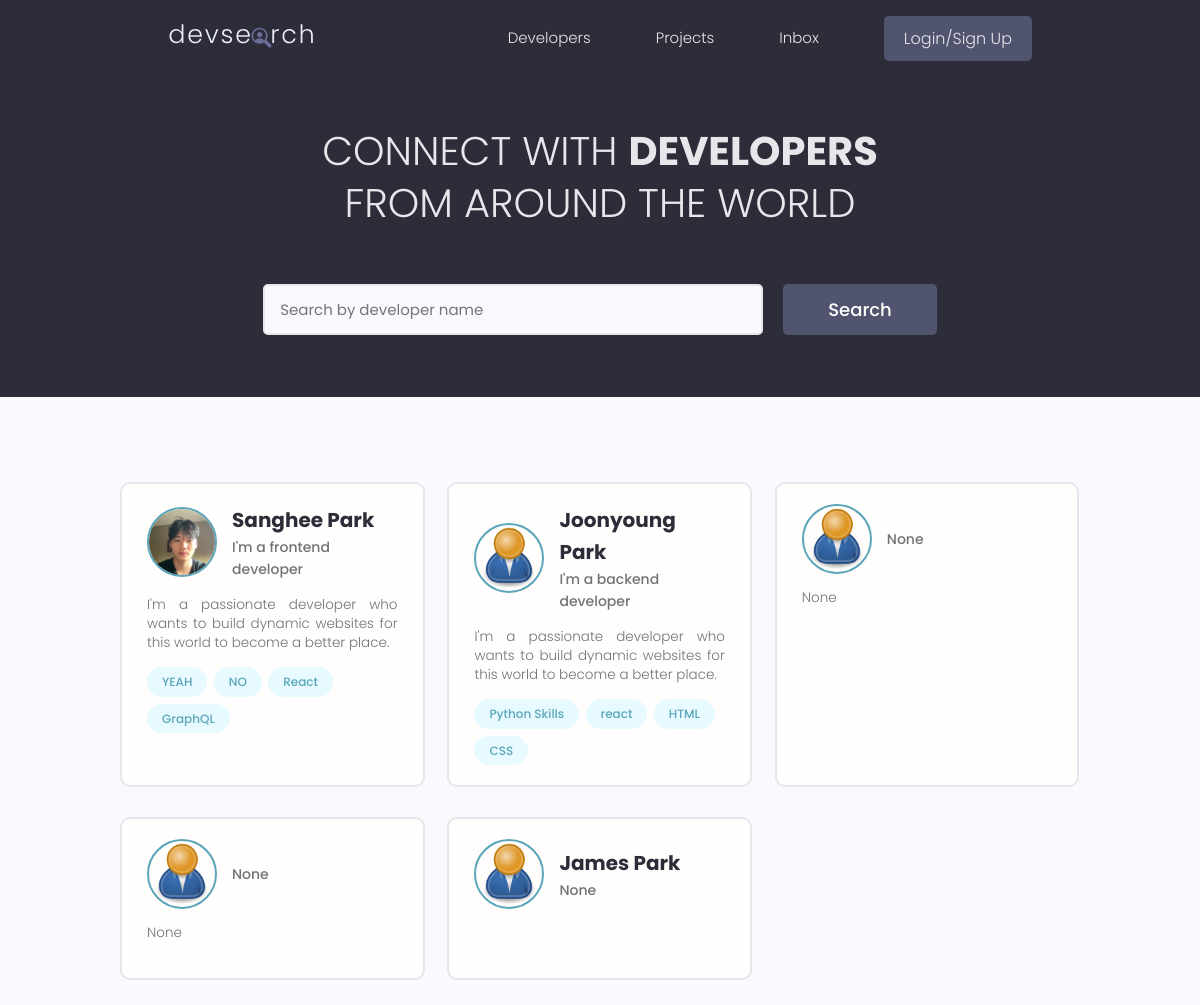
The app's page /, older data.
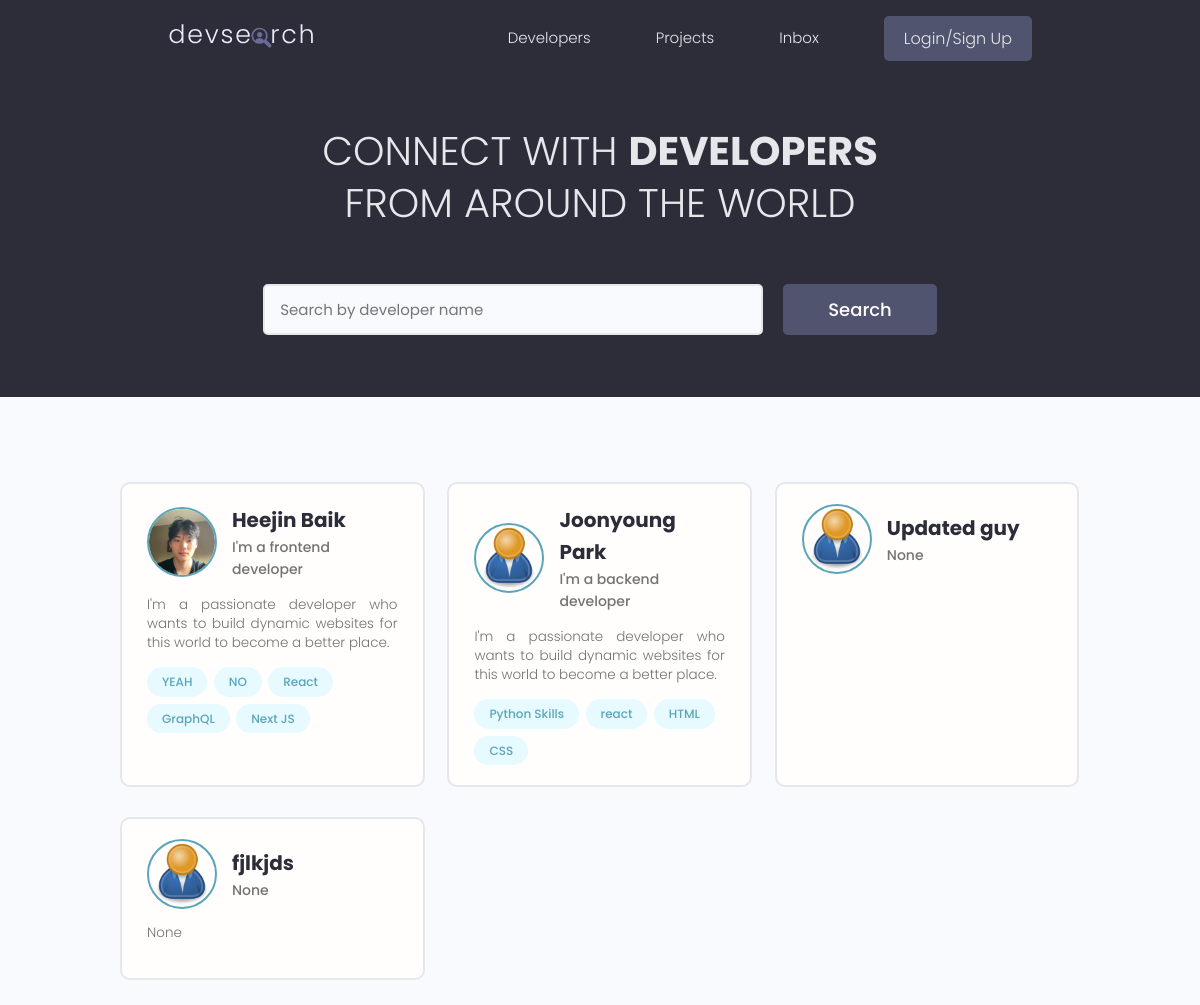
The same page, newer data.
### users/models.py (models this page shows, shortened)
class Profile(models.Model):
    user = models.OneToOneField(
        User, on_delete=models.CASCADE, null=True, blank=True)
    name = models.CharField(max_length=200, blank=True, null=True)
    email = models.EmailField(max_length=500, blank=True, null=True)
    username = models.CharField(max_length=200, blank=True, null=True)
    location = models.CharField(max_length=200, blank=True, null=True)
    short_intro = models.CharField(max_length=200, blank=True, null=True)
    bio = models.TextField(blank=True, null=True)
    profile_image = models.ImageField(
        null=True, blank=True, upload_to='profiles/', default="profiles/user-default.png")
    social_github = models.CharField(max_length=200, blank=True, null=True)
    social_twitter = models.CharField(max_length=200, blank=True, null=True)
    social_linkedin = models.CharField(max_length=200, blank=True, null=True)
    social_youtube = models.CharField(max_length=200, blank=True, null=True)
    social_website = models.CharField(max_length=200, blank=True, null=True)
    created = models.DateTimeField(auto_now_add=True)
    id = models.UUIDField(default=uuid.uuid4, unique=True,
                          primary_key=True, editable=False)

class Skill(models.Model):
    owner = models.ForeignKey(
        Profile, on_delete=models.CASCADE, null=True, blank=True)
    name = models.CharField(max_length=200, blank=True, null=True)
    description = models.TextField(blank=True, null=True)
    created = models.DateTimeField(auto_now_add=True)
    id = models.UUIDField(default=uuid.uuid4, unique=True,
                          primary_key=True, editable=False)
    def __str__(self):
        return str(self.name)

### users/views.py (the view)
# urls.py: path('', views.profiles, name="profiles"),
def profiles(request):
    profiles = Profile.objects.all()
    context = {'profiles': profiles}
    return render(request, 'users/profiles.html', context)

### users/templates/users/profiles.html (shortened to what this page needs)
{% extends 'main.html' %}
{% block content %}
<main class="home">
    <section class="hero-section text-center">
        <div class="container container--narrow">
            <div class="hero-section__box">
                <h2>CONNECT WITH <span>DEVELOPERS</span></h2>
                <h2>FROM AROUND THE WORLD</h2>
            </div>
            <div class="hero-section__search">
                <form class="form" action="#" method="get">
                    <div class="form__field">
                        <input class="input input--text" id="formInput#search" type="text" name="text"
                            placeholder="Search by developer name" />
                    </div>
                    <input class="btn btn--sub btn--lg" type="submit" value="Search" />
                </form>
            </div>
        </div>
    </section>
    <section class="devlist">
        <div class="container">
            <div class="grid grid--three">
                {% for profile in profiles %}
                <div class="column card">
                    <div class="dev">
                        <a href="{% url 'user-profile' profile.id %}" class=" card__body">
                            <div class="dev__profile">
                                <img class="avatar avatar--md" src="{{ profile.profile_image.url}}" alt="image" />
                                <div class="dev__meta">
                                    <h3>{{profile.name}}</h3>
                                    <h5>{{profile.short_intro|slice:"60"}}</h5>
                                </div>
                            </div>
                            <p class="dev__info">{{profile.bio|slice:"150"}}</p>
                            <div class="dev__skills">
                                {% for skill in profile.skill_set.all|slice:"5" %}
                                <span class="tag tag--pill tag--main">
                                    <small>{{skill}}</small>
                                </span>
                                {% endfor %}
                            </div>
                        </a>
                    </div>
                </div>
                {% endfor %}
            </div>
        </div>
    </section>
</main>
{% endblock content %}

### templates/main.html (shortened to what this page needs)
<!DOCTYPE html>
{% load static %}
<html lang="en">
<head>
    <link rel="stylesheet" href="https://cdn.iconmonstr.com/1.3.0/css/iconmonstr-iconic-font.min.css" />
    <link rel="stylesheet" href="{% static 'uikit/styles/uikit.css' %}" />
    <link rel="stylesheet" href="{% static 'styles/app.css' %}" />
</head>
<body>
    {% include 'navbar.html' %}
    {% block content %}
    {% endblock content %}
</body>
</html>

### templates/navbar.html (shortened to what this page needs)
{% load static %}
<header class="header">
    <div class="container container--narrow">
        <a href="{% url 'profiles' %}" class="header__logo">
            <img src="{% static 'images/logo.svg' %}" alt="DevSearch Logo" />
        </a>
        <nav class="header__nav">
            <ul class="header__menu">
                <li class="header__menuItem"><a href="{% url 'profiles' %}">Developers</a></li>
                <li class="header__menuItem"><a href="{% url 'projects' %}">Projects</a></li>
                <li class="header__menuItem"><a href="">Inbox</a></li>
                {% if request.user.is_authenticated %}
                <li class="header__menuItem"><a href="{% url 'create-project' %}">Add Projects</a></li>
                <li class="header__menuItem"><a href="{% url 'account' %}">Account</a></li>
                <li class="header__menuItem"><a href="{% url 'logout' %}" class="btn btn--sub">Logout</a></li>
                {% else %}
                <li class="header__menuItem"><a href="{% url 'login' %}" class="btn btn--sub">Login/Sign Up</a></li>
                {% endif %}
            </ul>
        </nav>
    </div>
</header>

### static/styles/app.css (style rules this page uses)
:root { --color-sub: #2d2d39; }
.btn--sub { background-color: var(--color-sub-light); }
.card { border: 2px solid var(--color-light); }
img { width: 100%; }
.header { position: sticky; z-index: 111; background-color: var(--color-sub); padding: 1.5rem 0; }
.header > .container { display: flex; justify-content: space-between; align-items: center; }
.header__logo > img { height: 3.8rem; }
.header__nav > ul { display: inline-flex; align-items: center; list-style: none; gap: 6.5rem; }
.header__menuItem > a { color: var(--color-light); font-weight: 300; }
.hero-section { height: 40vh; display: flex; align-items: center; background-color: var(--color-sub); }
.hero-section__box { margin-bottom: 4rem; }
.hero-section__box > h2, .hero-section__box > h2 > span { font-size: 4rem; color: var(--color-light); line-height: 1.3; text-transform: uppercase; }
.hero-section__box > h2 { font-weight: 300; }
.hero-section__box > h2 > span { font-weight: 700; }
.hero-section__search > .form { display: flex; align-items: center; justify-content: center; gap: 2rem; }
.hero-section__search > .form input.input--text { width: 50rem; }
.devlist { margin-top: 8rem; }
.devlist .grid { align-items: stretch; }
.devlist .dev .dev__profile { display: flex; align-items: center; gap: 1.5rem; }
.devlist .dev .dev__meta h3 { color: var(--color-sub); font-size: 2rem; font-weight: 700; }
.devlist .dev .dev__meta h5 { color: var(--color-text); font-size: 1.4rem; font-weight: 500; }
.devlist .dev .dev__info { margin: 1.5rem 0; font-size: 1.35rem; line-height: 1.4; text-align: justify; }

### static/uikit/styles/modules/_variables.css (style rules this page uses)
:root { --color-main: #5aa5b9; --color-main-light: #e6faff; --color-sub: #3f4156; --color-sub-light: #51546e; --color-sub-lighter: #ededfd; --color-text: #737373; --color-gray: #8b8b8b; --color-light: #e5e7eb; --color-light-gray: #767676; --color-bg: #f8fafd; --color-white: #fffefd; --color-white-light: #f3f3f3; --color-success: #359e64; --color-success-bg: #def8e8; --color-error: #fc4b0b; --color-error-bg: #fff2ee; --font-base: 'Poppins', arial, helvetica, 'Segoe UI', roboto, ubuntu, sans-serif; --font-monospace: 'Fira Code', 'Courier New', courier, monospace; --font-regular: 300; --font-medium: 500; --font-bold: 700; --generic-shadow: 1px 1px 5px #00000010; --generic-transition: all 0.3s ease-in-out; }

### static/uikit/styles/modules/_base.css (style rules this page uses)
* { margin: 0; padding: 0; box-sizing: border-box; text-rendering: optimizeLegibility; color: inherit; font-size: inherit; }
html { font-size: 50%; }
@media only screen and (min-width: 480px) { html { font-size: 56.25%; } }
@media only screen and (min-width: 1200px) { html { font-size: 62.5%; } }
body { line-height: 1.6; font-weight: 400; font-size: 1.5rem; color: var(--color-text); background-color: var(--color-bg); min-height: 100vh; }

### static/uikit/styles/modules/_typography.css (style rules this page uses)
* { font-family: var(--font-base); }
h2 { font-size: 3.6rem; font-weight: var(--font-bold); }
h3 { font-size: 3.2rem; font-weight: var(--font-medium); }
h5 { font-size: 2.4rem; font-weight: var(--font-medium); }
h5, h6 { font-weight: var(--font-regular); }
p, span, strong { font-size: 1.6rem; color: var(--color-text); font-weight: var(--font-regular); }
a { padding-bottom: 2px; text-decoration: none; display: inline-block; color: var(--color-main); font-weight: var(--font-medium); }

### static/uikit/styles/modules/_utilities.css (style rules this page uses)
.container { width: 92%; max-width: 165rem; margin: 0 auto; box-sizing: border-box; }
.container--narrow { width: 92%; max-width: 120rem; }
@media screen and (min-width: 1000px) { .container { width: 90%; } }
@media screen and (min-width: 1000px) { .container--narrow { width: 85%; } }
@media screen and (min-width: 1200px) { .container { width: 80%; } }
@media screen and (min-width: 1200px) { .container--narrow { width: 72%; } }
.text-center { text-align: center; }

### static/uikit/styles/modules/_avatar.css (style rules this page uses)
.avatar { border-radius: 50%; border: 2px solid var(--color-main); object-fit: cover; }
.avatar--md { height: 7rem; width: 7rem; }

### static/uikit/styles/modules/_button.css (style rules this page uses)
.btn { display: inline-block; position: relative; cursor: pointer; background-color: var(--color-light); font-weight: var(--font-medium); color: var(--color-sub); text-decoration: none; padding: 1rem 2rem; border-radius: 0.5rem; border: none; width: -webkit-fit-content; width: -moz-fit-content; width: fit-content; height: -webkit-fit-content; height: -moz-fit-content; height: fit-content; font-size: 1.6rem; outline-width: 0; outline-color: transparent; -webkit-backface-visibility: hidden; backface-visibility: hidden; transition: all 0.3s ease-in-out; }
.btn--sub { background-color: var(--color-sub); color: var(--color-white); }
.btn--lg { font-size: 1.8rem; padding: 1.2rem 4.5rem; }

Row changes from the older to the newer data that the page shows:
removed Profile: profile_image (placeholder picture), short_intro "None", bio "None"
removed Profile: profile_image (placeholder picture), name "James Park", short_intro "None"
changed Profile "I'm a frontend developer": name "Sanghee Park" → "Heejin Baik"
added Skill: name "Next JS", shown under Profile "I'm a frontend developer"
changed Profile: name (not shown) → "Updated guy"; bio "None" → (not shown)
added Profile: profile_image (placeholder picture), name "fjlkjds", short_intro "None", bio "None"
